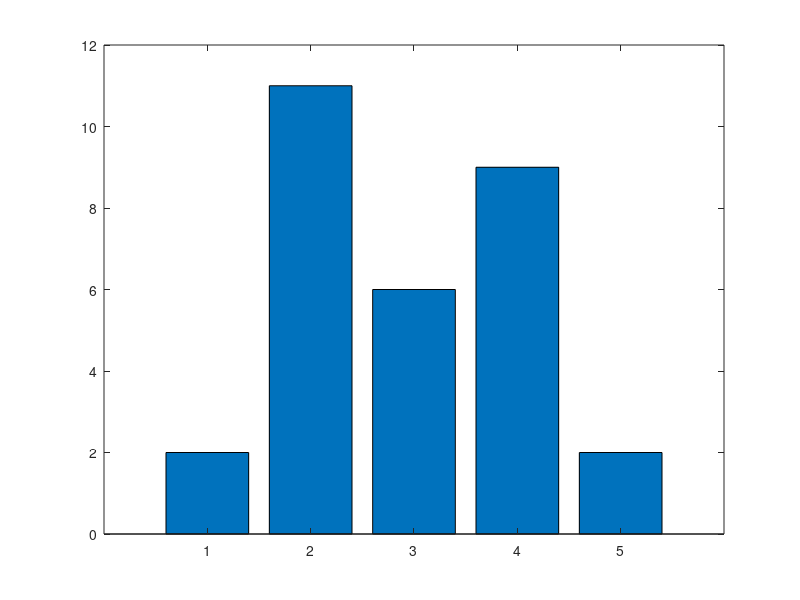
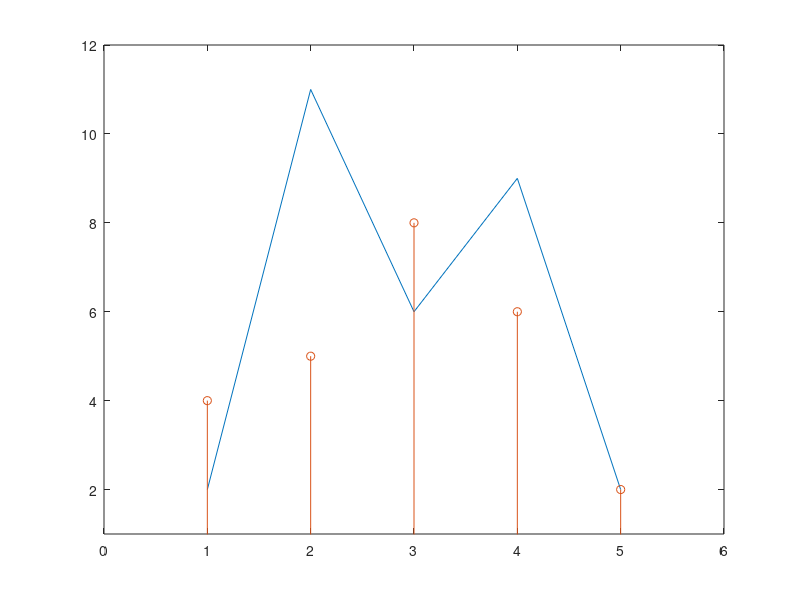

The MATLAB script that drew these images, in order:
%Plotting the figures

y1 = [2 11 6 9 2];
y2 = [4 5 8 6 2];
x = [1 2 3 4 5];

%Plots bar graph
bar(x,y1);

%Plots line graph and stem graph together
figure;
plot(x, y1);
%Holding onto the previous graph so that two graphs can be graphed on same
%plot
hold on;
stem(x,y2);
axis([0 6 1 12]);
%xlim([0 6]); ylim([0 12]);
